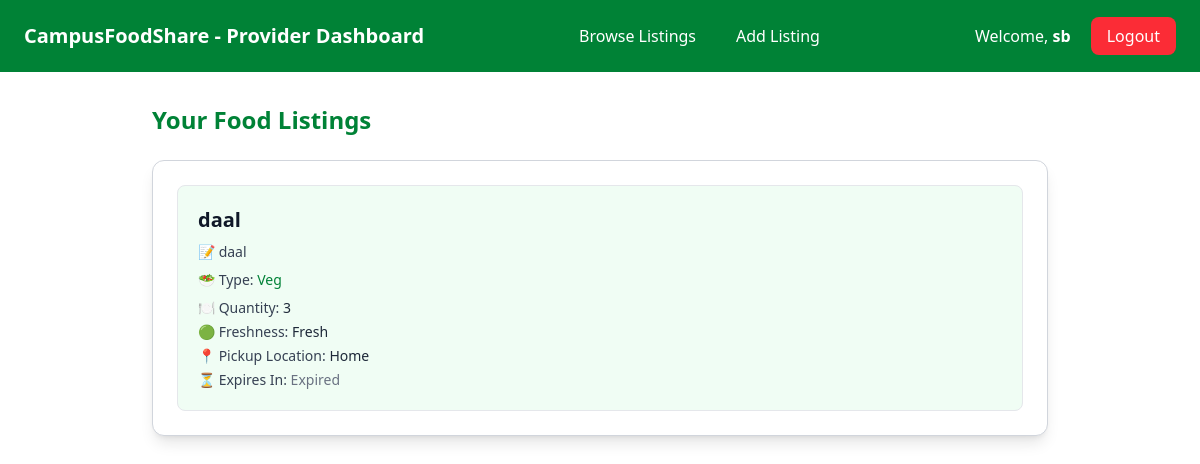
Screenshot of /backend/provider_dashboard.php (signed in) with the database file from the repository.
### tables this page shows
CREATE TABLE `food_listings` (
  `id` int(11) NOT NULL,
  `provider_id` int(11) NOT NULL,
  `food_title` varchar(100) NOT NULL,
  `food_description` text DEFAULT NULL,
  `food_type` enum('Veg','Non-Veg') NOT NULL,
  `quantity` int(11) NOT NULL,
  `freshness_status` enum('Fresh','Good','Near Expiry') DEFAULT 'Fresh',
  `pickup_location` varchar(255) NOT NULL,
  `available_until` datetime NOT NULL,
  `status` enum('Active','Expired') DEFAULT 'Active',
  `created_at` timestamp NOT NULL DEFAULT current_timestamp(),
  `updated_at` timestamp NOT NULL DEFAULT current_timestamp() ON UPDATE current_timestamp()
);

### backend/provider_dashboard.php (the view, shortened to what this page needs)
<?php
include "db_connect.php";
$user_id = $_SESSION['user_id'];
$username = $_SESSION['username'];
$stmt = $conn->prepare("SELECT * FROM food_listings WHERE provider_id = ? ORDER BY created_at DESC");
$stmt->bind_param("i", $user_id);
$stmt->execute();
$result = $stmt->get_result();
$food_items = $result->fetch_all(MYSQLI_ASSOC);
?>
<!DOCTYPE html>
<html lang="en">
<head>
  <link href="../src/output.css" rel="stylesheet">
</head>
<body class="bg-white min-h-screen font-sans">
  <div class="bg-green-700 text-white px-6 py-4 flex justify-between items-center">
    <h1 class="text-xl font-bold">CampusFoodShare - Provider Dashboard</h1>
    <div class="flex gap-4">
      <button id="browseTab" onclick="showTab('browseSection')" class="px-3 py-2 rounded-lg hover:bg-green-900">Browse Listings</button>
      <button id="addTab" onclick="showTab('addFormSection')" class="px-3 py-2 rounded-lg hover:bg-green-800">Add Listing</button>
    </div>
    <div>
      <span class="mr-4">Welcome, <b><?php echo htmlspecialchars($username); ?></b></span>
      <a href="logout.php" class="bg-red-500 hover:bg-red-600 px-4 py-2 rounded-lg">Logout</a>
    </div>
  </div>
<div id="browseSection" class="max-w-4xl mx-auto mt-8">
  <h2 class="text-2xl font-bold text-green-700 mb-6">Your Food Listings</h2>
  <div class="bg-white rounded-xl shadow-lg border border-gray-300 p-6">
    <?php if (count($food_items) > 0): ?>
      <div class="space-y-5">
        <?php foreach ($food_items as $item): ?>
          <div class="bg-green-50 rounded-lg p-5 border border-gray-200 hover:bg-gray-100 transition">
            <h3 class="text-xl font-semibold text-gray-900 mb-2">
              <?php echo htmlspecialchars($item['food_title']); ?>
            </h3>
            <p class="text-sm text-gray-700 mb-2">
              📝 <?php echo htmlspecialchars($item['food_description'] ?? 'No description provided'); ?>
            </p>
            <p class="text-sm text-gray-700 mb-2">
              🥗 Type:
              <span class="<?php echo ($item['food_type'] === 'Veg') ? 'text-green-700 font-medium' : 'text-red-700 font-medium'; ?>">
                <?php echo htmlspecialchars($item['food_type'] ?? 'N/A'); ?>
              </span>
            </p>
            <p class="text-sm text-gray-700 mb-1">🍽️ Quantity:
              <span class="font-medium text-gray-800"><?php echo htmlspecialchars($item['quantity']); ?></span>
            </p>
            <p class="text-sm text-gray-700 mb-1">🟢 Freshness:
              <span class="font-medium text-gray-800"><?php echo htmlspecialchars($item['freshness_status']); ?></span>
            </p>
            <p class="text-sm text-gray-700 mb-1">📍 Pickup Location:
              <span class="font-medium text-gray-800">
                <?php echo htmlspecialchars($item['pickup_location'] ?? 'Not specified'); ?>
              </span>
            </p>
            <p class="text-sm text-gray-700">⏳ Expires In:
              <span id="timer-<?php echo $item['id']; ?>"
                    data-expiry="<?php echo htmlspecialchars($item['available_until']); ?>"
                    class="font-medium text-red-600"></span>
            </p>
          </div>
        <?php endforeach; ?>
      </div>
    <?php else: ?>
      <p class="text-gray-600">No food items added yet.</p>
    <?php endif; ?>
  </div>
</div>
</body>
</html>

### rows the page displays
food_listings: food_title "daal", food_description "daal", food_type "Veg", quantity "3", freshness_status "Fresh", pickup_location "Home"

### other values shown
$username "sb"
